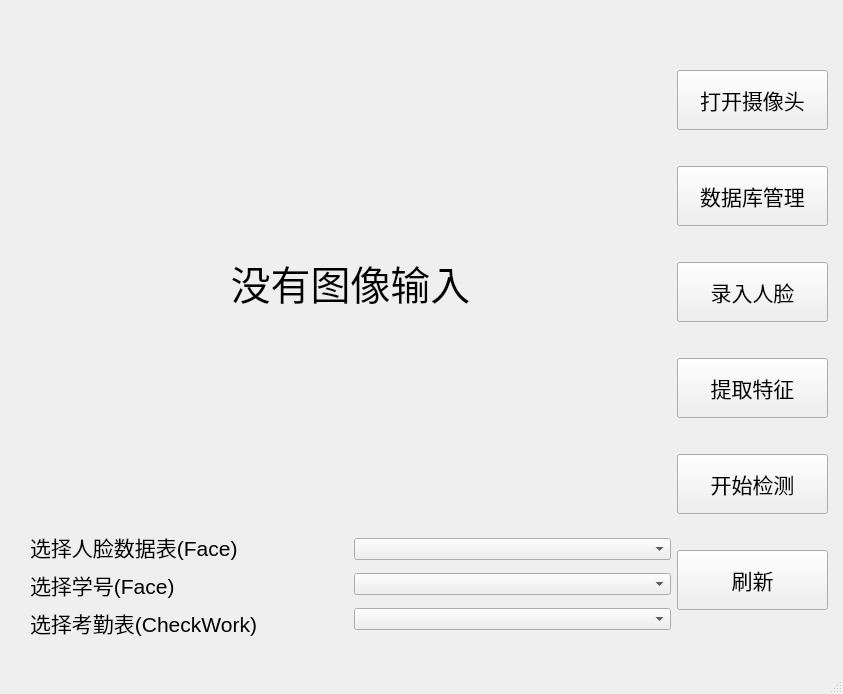
<?xml version="1.0" encoding="UTF-8"?>
<ui version="4.0">
 <class>Face_Recognition_window</class>
 <widget class="QMainWindow" name="Face_Recognition_window">
  <property name="geometry">
   <rect>
    <x>0</x>
    <y>0</y>
    <width>843</width>
    <height>694</height>
   </rect>
  </property>
  <property name="minimumSize">
   <size>
    <width>843</width>
    <height>694</height>
   </size>
  </property>
  <property name="maximumSize">
   <size>
    <width>843</width>
    <height>694</height>
   </size>
  </property>
  <property name="cursor">
   <cursorShape>ArrowCursor</cursorShape>
  </property>
  <property name="windowTitle">
   <string>人脸识别1.0</string>
  </property>
  <widget class="QWidget" name="centralwidget">
   <widget class="QWidget" name="layoutWidget">
    <property name="geometry">
     <rect>
      <x>30</x>
      <y>40</y>
      <width>798</width>
      <height>603</height>
     </rect>
    </property>
    <layout class="QHBoxLayout" name="horizontalLayout">
     <item>
      <layout class="QVBoxLayout" name="verticalLayout">
       <item>
        <widget class="QLabel" name="lab_frame">
         <property name="enabled">
          <bool>true</bool>
         </property>
         <property name="minimumSize">
          <size>
           <width>641</width>
           <height>481</height>
          </size>
         </property>
         <property name="maximumSize">
          <size>
           <width>641</width>
           <height>481</height>
          </size>
         </property>
         <property name="font">
          <font>
           <pointsize>30</pointsize>
           <weight>50</weight>
           <bold>false</bold>
          </font>
         </property>
         <property name="toolTip">
          <string/>
         </property>
         <property name="text">
          <string>没有图像输入</string>
         </property>
         <property name="textFormat">
          <enum>Qt::RichText</enum>
         </property>
         <property name="alignment">
          <set>Qt::AlignCenter</set>
         </property>
        </widget>
       </item>
       <item>
        <layout class="QHBoxLayout" name="horizontalLayout_3">
         <item>
          <layout class="QVBoxLayout" name="verticalLayout_2">
           <item>
            <widget class="QLabel" name="lab_selecCalss">
             <property name="font">
              <font>
               <pointsize>16</pointsize>
              </font>
             </property>
             <property name="text">
              <string>选择人脸数据表(Face)</string>
             </property>
             <property name="alignment">
              <set>Qt::AlignLeading|Qt::AlignLeft|Qt::AlignVCenter</set>
             </property>
            </widget>
           </item>
           <item>
            <widget class="QLabel" name="lab_selecLable">
             <property name="font">
              <font>
               <pointsize>16</pointsize>
              </font>
             </property>
             <property name="text">
              <string>选择学号(Face)</string>
             </property>
             <property name="alignment">
              <set>Qt::AlignLeading|Qt::AlignLeft|Qt::AlignVCenter</set>
             </property>
            </widget>
           </item>
           <item>
            <widget class="QLabel" name="lab_selecLable_2">
             <property name="font">
              <font>
               <pointsize>16</pointsize>
              </font>
             </property>
             <property name="text">
              <string>选择考勤表(CheckWork)</string>
             </property>
             <property name="alignment">
              <set>Qt::AlignLeading|Qt::AlignLeft|Qt::AlignVCenter</set>
             </property>
            </widget>
           </item>
          </layout>
         </item>
         <item>
          <layout class="QVBoxLayout" name="verticalLayout_3">
           <item>
            <widget class="QComboBox" name="comboBox_face"/>
           </item>
           <item>
            <widget class="QComboBox" name="comboBox_id"/>
           </item>
           <item>
            <widget class="QComboBox" name="comboBox_checkWork"/>
           </item>
          </layout>
         </item>
        </layout>
       </item>
      </layout>
     </item>
     <item>
      <layout class="QVBoxLayout" name="verticalLayout_4">
       <item>
        <widget class="QPushButton" name="btn_openCamera">
         <property name="maximumSize">
          <size>
           <width>200</width>
           <height>60</height>
          </size>
         </property>
         <property name="font">
          <font>
           <pointsize>16</pointsize>
           <weight>50</weight>
           <bold>false</bold>
          </font>
         </property>
         <property name="text">
          <string>打开摄像头</string>
         </property>
        </widget>
       </item>
       <item>
        <widget class="QPushButton" name="btn_sqlite">
         <property name="minimumSize">
          <size>
           <width>50</width>
           <height>50</height>
          </size>
         </property>
         <property name="maximumSize">
          <size>
           <width>200</width>
           <height>60</height>
          </size>
         </property>
         <property name="font">
          <font>
           <pointsize>16</pointsize>
           <weight>50</weight>
           <bold>false</bold>
          </font>
         </property>
         <property name="text">
          <string>数据库管理</string>
         </property>
         <property name="autoRepeatInterval">
          <number>100</number>
         </property>
        </widget>
       </item>
       <item>
        <widget class="QPushButton" name="btn_takePhoto">
         <property name="maximumSize">
          <size>
           <width>200</width>
           <height>60</height>
          </size>
         </property>
         <property name="font">
          <font>
           <pointsize>16</pointsize>
           <weight>50</weight>
           <bold>false</bold>
          </font>
         </property>
         <property name="text">
          <string>录入人脸</string>
         </property>
        </widget>
       </item>
       <item>
        <widget class="QPushButton" name="btn_train">
         <property name="minimumSize">
          <size>
           <width>100</width>
           <height>50</height>
          </size>
         </property>
         <property name="maximumSize">
          <size>
           <width>200</width>
           <height>60</height>
          </size>
         </property>
         <property name="font">
          <font>
           <pointsize>16</pointsize>
           <weight>50</weight>
           <bold>false</bold>
          </font>
         </property>
         <property name="text">
          <string>提取特征</string>
         </property>
        </widget>
       </item>
       <item>
        <widget class="QPushButton" name="btn_recogniton">
         <property name="minimumSize">
          <size>
           <width>100</width>
           <height>50</height>
          </size>
         </property>
         <property name="maximumSize">
          <size>
           <width>200</width>
           <height>60</height>
          </size>
         </property>
         <property name="font">
          <font>
           <pointsize>16</pointsize>
           <weight>50</weight>
           <bold>false</bold>
          </font>
         </property>
         <property name="text">
          <string>开始检测</string>
         </property>
        </widget>
       </item>
       <item>
        <widget class="QPushButton" name="btn_refresh">
         <property name="minimumSize">
          <size>
           <width>100</width>
           <height>50</height>
          </size>
         </property>
         <property name="maximumSize">
          <size>
           <width>200</width>
           <height>60</height>
          </size>
         </property>
         <property name="font">
          <font>
           <pointsize>16</pointsize>
           <weight>50</weight>
           <bold>false</bold>
          </font>
         </property>
         <property name="text">
          <string>刷新</string>
         </property>
        </widget>
       </item>
      </layout>
     </item>
    </layout>
   </widget>
  </widget>
  <widget class="QMenuBar" name="menubar">
   <property name="geometry">
    <rect>
     <x>0</x>
     <y>0</y>
     <width>843</width>
     <height>23</height>
    </rect>
   </property>
  </widget>
  <widget class="QStatusBar" name="statusbar"/>
  <action name="actionAdd_Person">
   <property name="text">
    <string>添加人脸</string>
   </property>
  </action>
  <action name="actionDelete_Person">
   <property name="text">
    <string>删除人脸</string>
   </property>
  </action>
  <action name="actionHelp">
   <property name="text">
    <string>操作细节</string>
   </property>
  </action>
  <action name="actionExit">
   <property name="text">
    <string>退出</string>
   </property>
  </action>
  <action name="actionauthor">
   <property name="text">
    <string>关于作者</string>
   </property>
  </action>
  <action name="actionAddClass">
   <property name="text">
    <string>添加人脸数据表</string>
   </property>
  </action>
  <action name="actionDelClass">
   <property name="text">
    <string>删除人脸数据表</string>
   </property>
  </action>
  <action name="actionAddCheck">
   <property name="text">
    <string>添加考勤表</string>
   </property>
  </action>
  <action name="actionDelCheck">
   <property name="text">
    <string>删除考勤表</string>
   </property>
  </action>
 </widget>
 <resources/>
 <connections/>
</ui>
